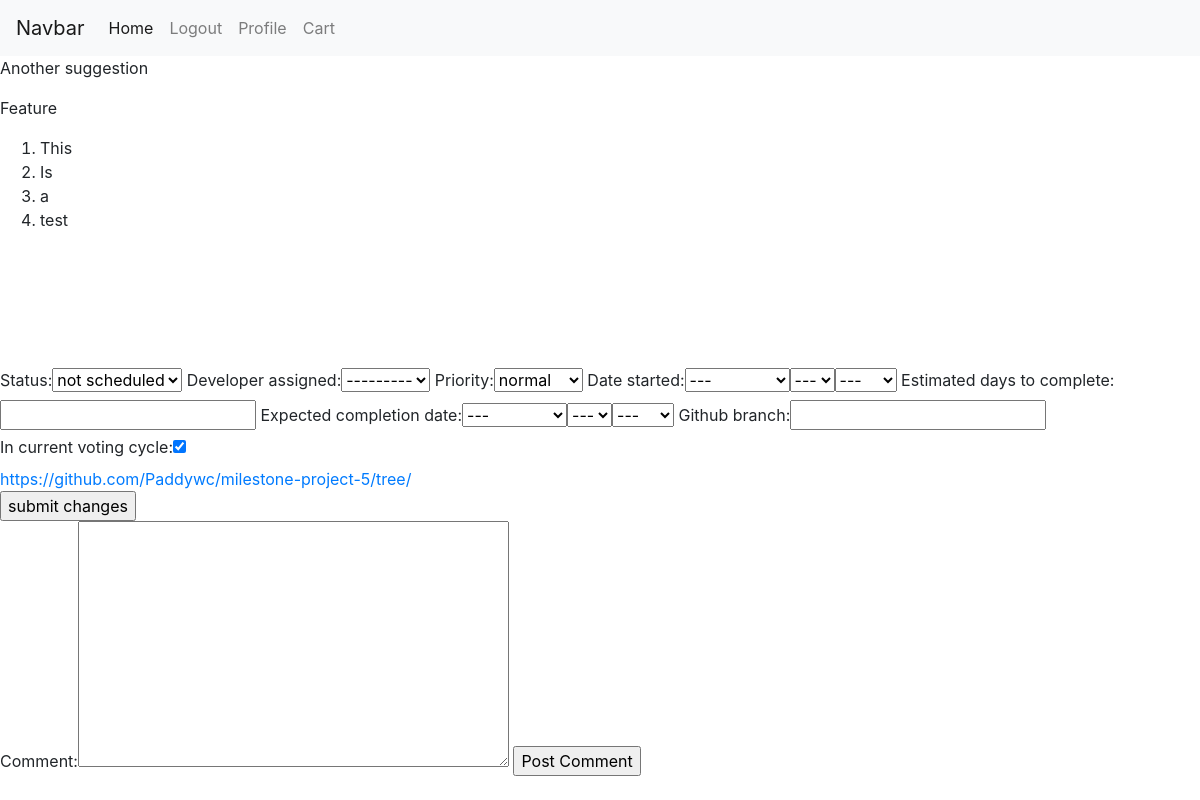
Page /suggestions/admin/105 (signed in) on the earlier database version.
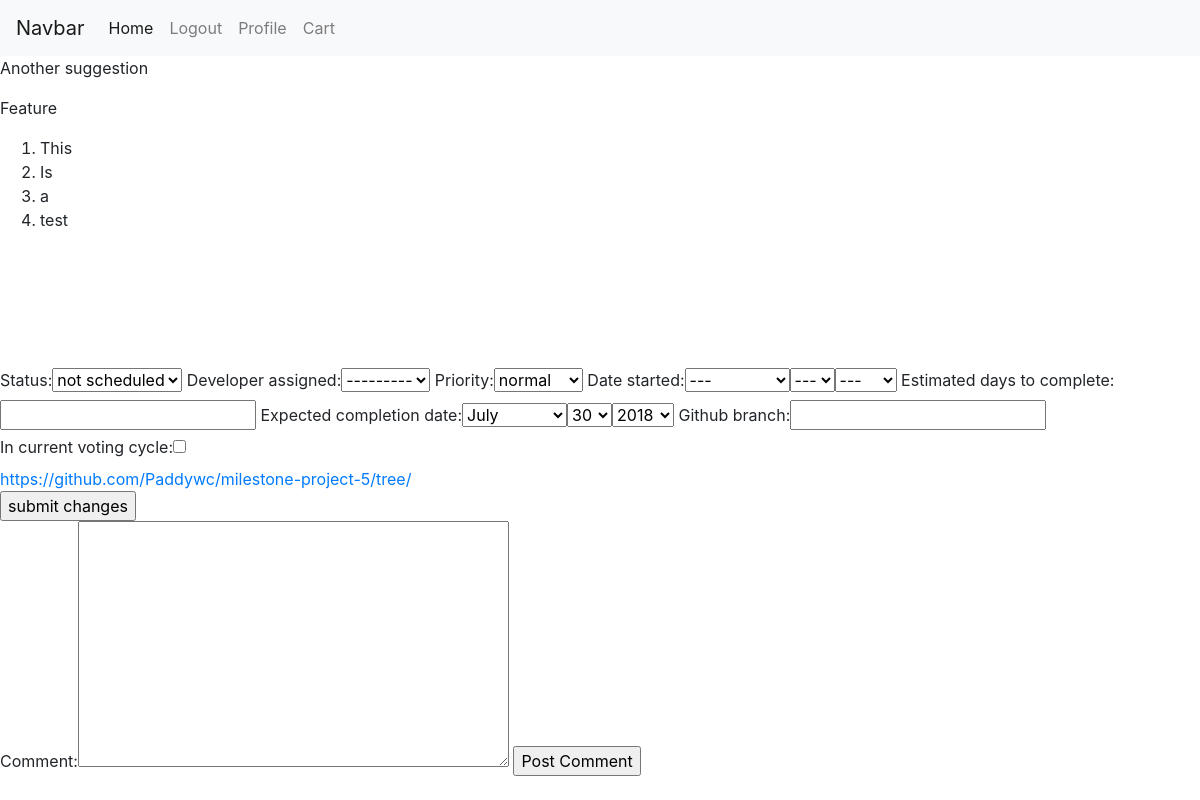
Same page on the later database version.
### usersuggestions/models.py (models this page shows, shortened)
class SuggestionAdminPage(models.Model):
    status_choices = ((0,"not scheduled"), (1,"to do"), (2,"doing"), (3, "done"))
    priority_choices = ((0,"low"),(1,'normal'),(2,'high'))
    suggestion = models.ForeignKey(Suggestion, null=False, on_delete=models.PROTECT)
    status = models.PositiveSmallIntegerField(choices=status_choices, default=0)
    developer_assigned = models.ForeignKey(User, null=True, blank=True, on_delete=models.PROTECT)
    priority = models.PositiveSmallIntegerField(choices=priority_choices, null=True, blank=True, default=1)
    date_started = models.DateField(null=True, blank=True)
    estimated_days_to_complete =  models.PositiveSmallIntegerField(null=True, blank=True)
    expected_completion_date = models.DateField(null=True, blank=True)
    github_branch = models.CharField(null=True, blank=True, max_length=50)
    in_current_voting_cycle = models.BooleanField(blank=False, default=True)
    was_successful = models.NullBooleanField(blank=True, null=True)
    current_winner = models.BooleanField(blank=False, default=False)

### usersuggestions/views.py (the view, shortened to what this page needs)
# urls.py: url(r'^admin/(?P<id>\d+)', render_suggestion_admin_page, name="admin_page"),
@login_required
def render_suggestion_admin_page(request,id):
    if not request.user.is_staff:
        return redirect("view_suggestion", id=id)
    suggestion = get_object_or_404(Suggestion, id=id)
    admin_page_values = get_object_or_404(SuggestionAdminPage, suggestion=suggestion)
    form = SuggestionAdminPageForm(instance=admin_page_values)
    comment_form = CommentForm(initial={"user": request.user,"suggestion": suggestion, "admin_page_comment": True, })
    comments = return_admin_suggestion_comments(suggestion)
    return render(request, "suggestion_admin_page.html", {"form":form,"comment_form": comment_form, "comments": comments, "suggestion": suggestion})

### usersuggestions/forms.py
class SuggestionAdminPageForm(forms.ModelForm):
    def __init__(self, *args, **kwargs):
        super(SuggestionAdminPageForm, self).__init__(*args, **kwargs)
        self.fields["developer_assigned"].queryset = User.objects.filter(is_staff=True)
    class Meta:
        model = SuggestionAdminPage
        exclude = ["was_successful", "current_winner"]
        widgets = {"suggestion": forms.HiddenInput(), "date_started": forms.SelectDateWidget(),
        "expected_completion_date": forms.SelectDateWidget(), "estimated_days_to_complete": forms.NumberInput()}

class CommentForm(forms.ModelForm):
    class Meta:
        model = Comment
        exclude = ["date_time"]
        widgets = {"user": forms.HiddenInput(), "suggestion": forms.HiddenInput(), "admin_page_comment": forms.HiddenInput()}

### accounts/models.py (called while the page is built)
    def __str__(self):
        return self.username

### market/cart.py (called while the page is built)
    def __len__(self):
        return sum(item['quantity'] for item in self.cart.values())

### market/contexts.py (called while the page is built)
def cart(request):
    return {'cart': Cart(request)}

### usersuggestions/helpers.py (called while the page is built)
def return_admin_suggestion_comments(suggestion):
    return Comment.objects.filter(suggestion=suggestion, admin_page_comment=True).order_by("date_time").annotate(upvotes=Count("upvote"))

### usersuggestions/templates/suggestion_admin_page.html (shortened to what this page needs)
{% extends 'base.html' %}
{% load bootstrap_tags %}
{% block content %}
<p>{{ suggestion.title }}</p>
<p>{{ suggestion.get_is_feature_display }}</p>
<p>{{ suggestion.details|safe }}</p>
<form method="POST">
  {{ form|as_bootstrap }}
  <div id="fullGitHubUrl"></div>
    <input type="submit" value="submit changes" name="adminPageSubmit">
    </form>
    <form method="POST">
        {{ comment_form|as_bootstrap }}
            <input type="submit" value="Post Comment" name="postComment">
    </form>
{% endblock %}

Differences in the rows shown:
changed SuggestionAdminPage "not scheduled": in_current_voting_cycle "☑" → "☐"
Other differences:
form field form: "---" → "July"
form field form: "---" → "30"
form field form: "---" → "2018"
